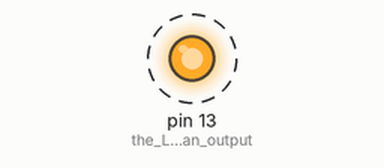
Simulated run of this sketch. Board: Arduino Uno, built with avr-gcc and run on an emulated ATmega328P. Parts: output pins drawn as LEDs (lit = HIGH). Dashed ring = blinking.

Above: at 0.5 s.
Timing chart, 0 to 4.6 s (numbered marks = the images above):
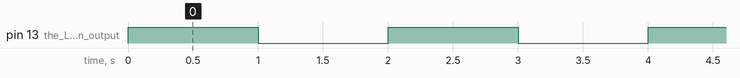

Measured:
- by itself, pin 13 (the_LED_is_an_output): alternates HIGH for 1.0 s and LOW for 1.0 s

The sketch:

LedTrialShieldWhiteBeltSolution.ino
```cpp
/*

  Led Trial Shield, White Belt
  (C) 2015 Thijs van Beers

*/
//pin 13 is connected to the LED on the Trial Shield

void setup() {
  pinMode(13, OUTPUT);    //the LED is an output
}

void loop() {
  digitalWrite(13, !digitalRead(13));  //write the LED what it is not now (on when it's off, off when it's on)
  delay(1000);                         //wait a second
}
```
